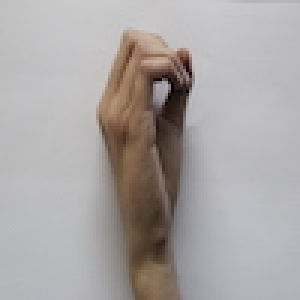
#> input picture data/Dataset/0/IMG_1219.JPG, 100 x 100 px (shown 3 times larger)
$ python -i process_images.py   (imports and definitions only)
#> lines starting #> are read from the running program, lines starting #| are printed output that depends on the picture
"""把输入照片居中裁成正方形，再缩放到 100×100。

默认每张图只输出一张。加上 --augment 时，额外输出固定的小旋转、
亮度、对比度、缩放和平移版本。不做翻转、大角度旋转或手部检测。
"""
import argparse
from pathlib import Path

from PIL import Image, ImageEnhance, ImageOps

SIZE = 100
EXTS = {".jpg", ".jpeg", ".png", ".webp", ".bmp"}
ROOT = Path(__file__).resolve().parent
DEFAULT_INPUT = ROOT / "unprocessed_origin_input"
DEFAULT_OUTPUT = ROOT / "processed_output"


# [6 lines left out: function center_square, not called in this run]


def prepare(path):
    image = ImageOps.exif_transpose(Image.open(path)).convert("RGB")
    return center_square(image)


def downscale(image):
    return image.resize((SIZE, SIZE), Image.Resampling.BOX)


def corner_color(image):
    return image.getpixel((0, 0))


def rotate(image, degrees):
    return image.rotate(
        degrees,
        resample=Image.Resampling.BICUBIC,
        expand=False,
        fillcolor=corner_color(image),
    )


def scale(image, factor):
    width, height = image.size
    resized = image.resize(
        (max(1, int(width * factor)), max(1, int(height * factor))),
        Image.Resampling.BICUBIC,
    )
    if factor >= 1:
        left = (resized.width - width) // 2
        top = (resized.height - height) // 2
        return resized.crop((left, top, left + width, top + height))
    canvas = Image.new("RGB", (width, height), corner_color(image))
    canvas.paste(resized, ((width - resized.width) // 2, (height - resized.height) // 2))
    return canvas


def shift(image, fraction):
    width, height = image.size
    dx = int(width * fraction)
    dy = int(height * fraction)
    canvas = Image.new("RGB", (width, height), corner_color(image))
    canvas.paste(image, (dx, dy))
    return canvas


def variants(image):
    return {
        "rot-12": rotate(image, -12),
        "rot+12": rotate(image, 12),
        "bright-15": ImageEnhance.Brightness(image).enhance(0.85),
        "bright+15": ImageEnhance.Brightness(image).enhance(1.15),
        "contrast-10": ImageEnhance.Contrast(image).enhance(0.9),
        "contrast+10": ImageEnhance.Contrast(image).enhance(1.1),
        "scale090": scale(image, 0.9),
        "scale110": scale(image, 1.1),
        "shift-6": shift(image, -0.06),
        "shift+6": shift(image, 0.06),
    }


def save(image, path):
    path.parent.mkdir(parents=True, exist_ok=True)
    downscale(image).save(path, quality=95)


# [37 lines left out: functions images_under, main, not called in this run]


# [2 lines not run here, left out]

>>> from PIL import Image
>>> picture = Image.open('0/IMG_1219.JPG')
#> picture is the input picture: PIL image 100x100 RGB; mean R, G, B 170, 165.5, 164.6
>>> result = variants(picture)
#> in rotate, `return image.rotate( degrees, resample=Image.Resampling.BICUBIC, expan..`:
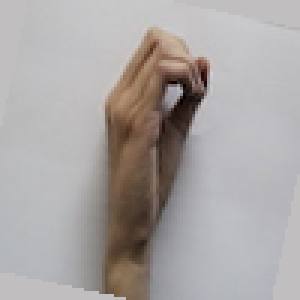
#> returned value: PIL image 100x100 RGB (shown 3 times larger); mean R, G, B 170.2, 165.4, 164.3
#> call 2 of rotate, with degrees = 12
#> in rotate (call 2), `return image.rotate( degrees, resample=Image.Resampling.BICUBIC, expan..`:
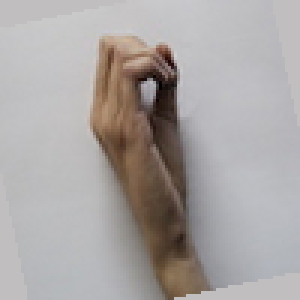
#> returned value: PIL image 100x100 RGB (shown 3 times larger); mean R, G, B 170.1, 165.4, 164.2
#> in scale, `width, height = image.size`: width = 100
#> in scale, `canvas.paste(resized, ((width - resized.width) // 2, (height - resized..`:
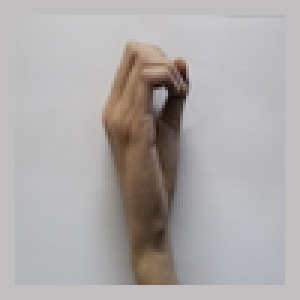
#> canvas: PIL image 100x100 RGB (shown 3 times larger); mean R, G, B 174.2, 170.2, 169.6
#> call 2 of scale, with factor = 1.1
#> in scale (call 2), `left = (resized.width - width) // 2`: left = 5
#> in scale (call 2), `return resized.crop((left, top, left + width, top + height))`:
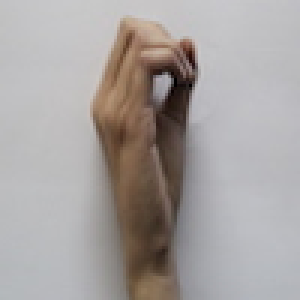
#> returned value: PIL image 100x100 RGB (shown 3 times larger); mean R, G, B 167.4, 162.1, 160.5
#> in shift, `width, height = image.size`: width = 100
#> in shift, `dx = int(width * fraction)`: dx = -6
#> in shift, `canvas.paste(image, (dx, dy))`:
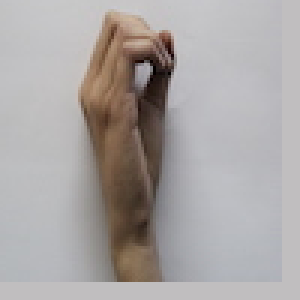
#> canvas: PIL image 100x100 RGB (shown 3 times larger); mean R, G, B 170, 165.3, 164.3
#> call 2 of shift, with fraction = 0.06
#> in shift (call 2), `dx = int(width * fraction)`: dx = 6
#> in shift (call 2), `canvas.paste(image, (dx, dy))`:
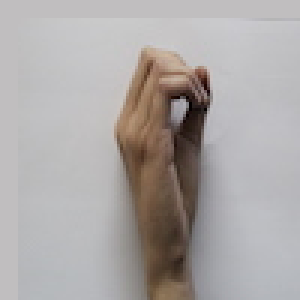
#> canvas: PIL image 100x100 RGB (shown 3 times larger); mean R, G, B 172.2, 167.6, 166.4
#> result = 10 items

$ run again, on data/Dataset/0/IMG_4266.JPG
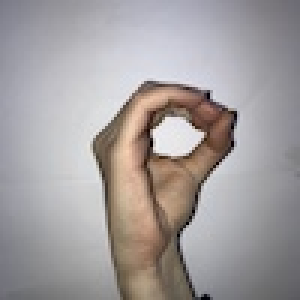
#> input picture data/Dataset/0/IMG_4266.JPG, 100 x 100 px (shown 3 times larger)
#> picture is the input picture: PIL image 100x100 RGB; mean R, G, B 163.1, 157.8, 158.1
#> in scale, `width, height = image.size`: width = 100
#> resized: PIL image 110x110 RGB
#> dx = -6
#> in shift, `canvas.paste(image, (dx, dy))`:
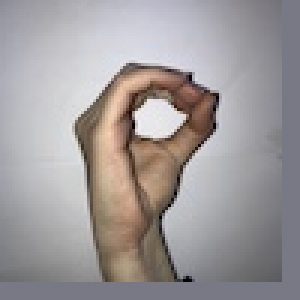
#> canvas: PIL image 100x100 RGB (shown 3 times larger); mean R, G, B 159.7, 154.4, 155.1
#> dx = 6
#> in shift (call 2), `canvas.paste(image, (dx, dy))`:
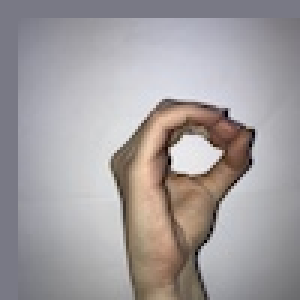
#> canvas: PIL image 100x100 RGB (shown 3 times larger); mean R, G, B 162.5, 157.4, 159.1
#> result = 10 items

$ run again, on data/Dataset/0/IMG_4327.JPG
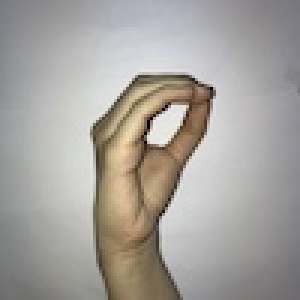
#> input picture data/Dataset/0/IMG_4327.JPG, 100 x 100 px (shown 3 times larger)
#> picture is the input picture: PIL image 100x100 RGB; mean R, G, B 165.9, 162.2, 157.2
#> in scale, `width, height = image.size`: width = 100
#> resized: PIL image 110x110 RGB
#> dx = -6
#> in shift, `canvas.paste(image, (dx, dy))`:
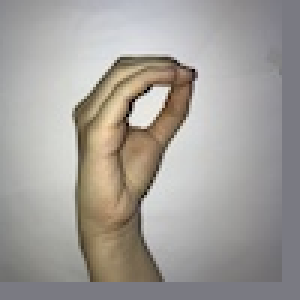
#> canvas: PIL image 100x100 RGB (shown 3 times larger); mean R, G, B 163, 159.2, 154.6
#> dx = 6
#> in shift (call 2), `canvas.paste(image, (dx, dy))`:
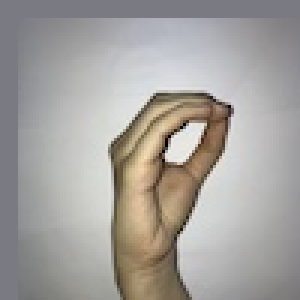
#> canvas: PIL image 100x100 RGB (shown 3 times larger); mean R, G, B 164.7, 161.2, 157.2
#> result = 10 items

$ run again, on data/Dataset/0/IMG_4370.JPG
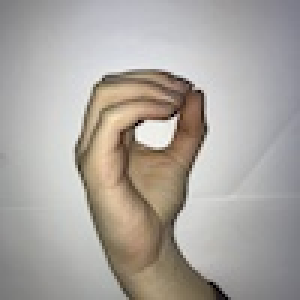
#> input picture data/Dataset/0/IMG_4370.JPG, 100 x 100 px (shown 3 times larger)
#> picture is the input picture: PIL image 100x100 RGB; mean R, G, B 170.7, 165.6, 160.4
#> in scale, `width, height = image.size`: width = 100
#> resized: PIL image 110x110 RGB
#> dx = -6
#> in shift, `canvas.paste(image, (dx, dy))`:
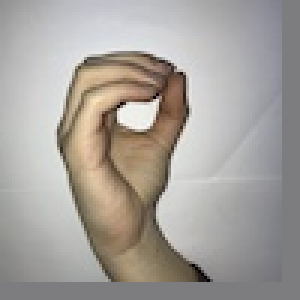
#> canvas: PIL image 100x100 RGB (shown 3 times larger); mean R, G, B 166.8, 161.7, 156.4
#> dx = 6
#> in shift (call 2), `canvas.paste(image, (dx, dy))`:
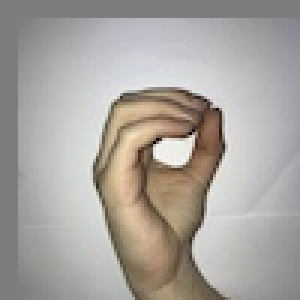
#> canvas: PIL image 100x100 RGB (shown 3 times larger); mean R, G, B 169.1, 164.3, 159.3
#> result = 10 items
